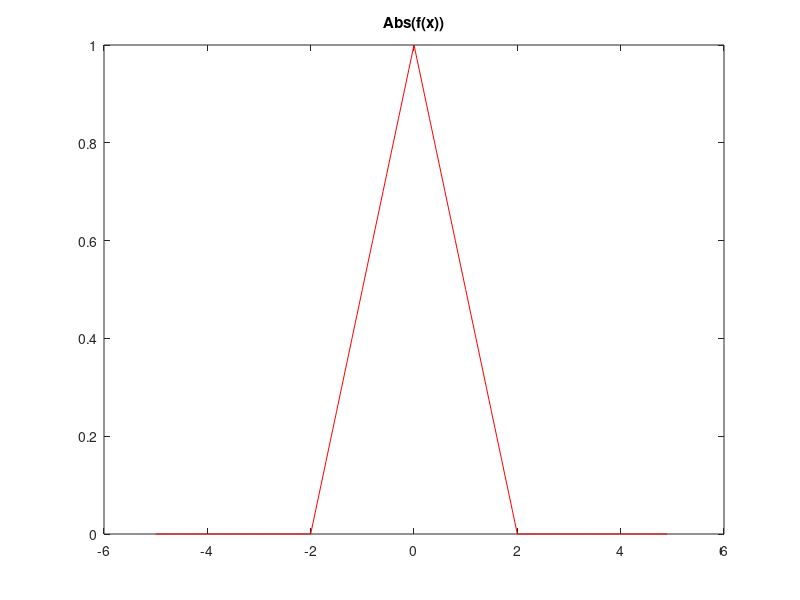
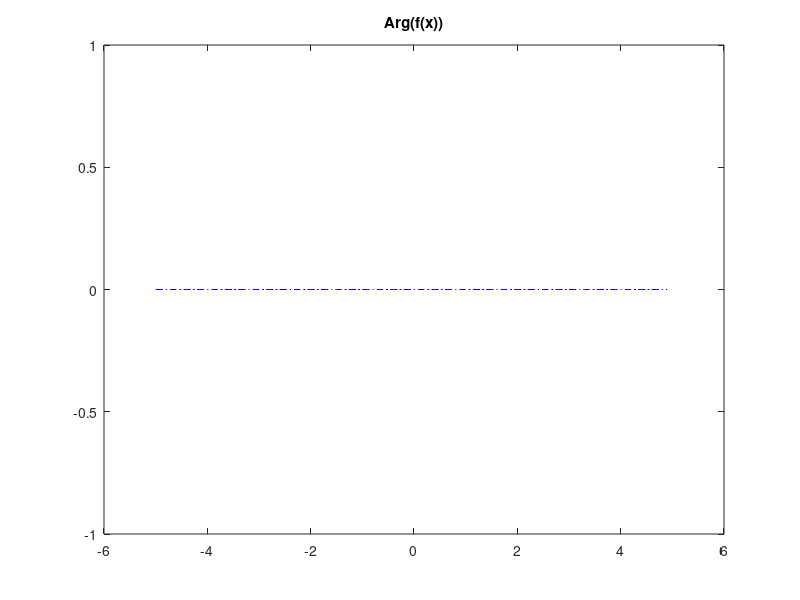

Recreate these plots in MATLAB, in order.
n = 1000;
left_border = -5;
right_border = 5;
step = (right_border - left_border)/n;

x = left_border:step:(right_border - step/2);

f = zeros(size(x));
f(x > -2 & x < 2) = 1-abs(x(x > -2 & x < 2) / 2);

plot(x(1:10:end), abs(f)(1:10:end), "-r");
title("Abs(f(x))");
figure;
plot(x(1:10:end), arg(f)(1:10:end), "-.b");
title("Arg(f(x))");

integral = sum(step * f(1:n))

